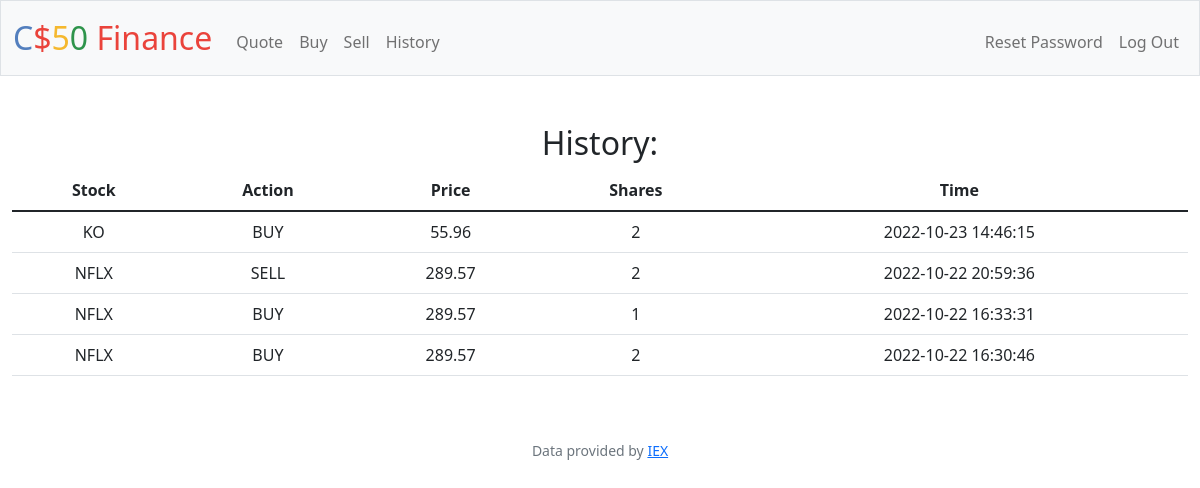
The app's page /history (signed in) with its own data.
### tables this page shows
CREATE TABLE 'history' ('user_id' INTEGER NOT NULL, 'action' TEXT NOT NULL, 'stock' TEXT NOT NULL, 'price' REAL NOT NULL,'shares' INTEGER NOT NULL, 'time' DATETIME NOT NULL DEFAULT CURRENT_TIMESTAMP);

### app.py (the view)
@app.route("/history")
@login_required
def history():
    return render_template("history.html", history=db.execute("SELECT * FROM history WHERE user_id = ? ORDER BY time DESC", session["user_id"]))

### app.py (called while the page is built)
@app.after_request
def after_request(response):
    response.headers["Cache-Control"] = "no-cache, no-store, must-revalidate"
    response.headers["Expires"] = 0
    response.headers["Pragma"] = "no-cache"
    return response

### helpers.py (called while the page is built)
def login_required(f):
    @wraps(f)
    def decorated_function(*args, **kwargs):
        if session.get("user_id") is None:
            return redirect("/login")
        return f(*args, **kwargs)
    return decorated_function

### templates/history.html (shortened to what this page needs)
{% extends "layout.html" %}
{% block main %}
    <h2>History:</h2>
    <table class="table">
        <thead>
            <tr>
                <th>Stock</th>
                <th>Action</th>
                <th>Price</th>
                <th>Shares</th>
                <th>Time</th>
            </tr>
        </thead>
        <tbody>
            {% for row in history %}
                <tr>
                    <td>{{row["stock"]}}</td>
                    <td>{{row["action"]}}</td>
                    <td>{{row["price"]}}</td>
                    <td>{{row["shares"]}}</td>
                    <td>{{row["time"]}}</td>
                </tr>
            {% endfor %}
        </tbody>
    </table>
{% endblock %}

### templates/layout.html (shortened to what this page needs)
<!DOCTYPE html>
<html lang="en">
    <head>
        <link href="https://cdn.jsdelivr.net/npm/bootstrap@5.1.3/dist/css/bootstrap.min.css" rel="stylesheet">
        <link href="/static/styles.css" rel="stylesheet">
    </head>
    <body>
        <nav class="bg-light border navbar navbar-expand-md navbar-light">
            <div class="container-fluid">
                <a class="navbar-brand" href="/"><span class="blue">C</span><span class="red">$</span><span class="yellow">5</span><span class="green">0</span> <span class="red">Finance</span></a>
                <div class="collapse navbar-collapse" id="navbar">
                    {% if session["user_id"] %}
                        <ul class="navbar-nav me-auto mt-2">
                            <li class="nav-item"><a class="nav-link" href="/quote">Quote</a></li>
                            <li class="nav-item"><a class="nav-link" href="/buy">Buy</a></li>
                            <li class="nav-item"><a class="nav-link" href="/sell">Sell</a></li>
                            <li class="nav-item"><a class="nav-link" href="/history">History</a></li>
                        </ul>
                        <ul class="navbar-nav ms-auto mt-2">
                            <li class="nav-item"><a class="nav-link" href="/password">Reset Password</a></li>
                            <li class="nav-item"><a class="nav-link" href="/logout">Log Out</a></li>
                        </ul>
                    {% else %}
                        <ul class="navbar-nav ms-auto mt-2">
                            <li class="nav-item"><a class="nav-link" href="/register">Register</a></li>
                            <li class="nav-item"><a class="nav-link" href="/login">Log In</a></li>
                        </ul>
                    {% endif %}
                </div>
            </div>
        </nav>
        <main class="container-fluid py-5 text-center">
            {% block main %}{% endblock %}
        </main>
        <footer class="mb-5 small text-center text-muted">
            Data provided by <a href="https://iexcloud.io/">IEX</a>
        </footer>
    </body>
</html>

### static/styles.css (style rules this page uses)
nav .navbar-brand { font-size: xx-large; }
nav .navbar-brand .blue { color: #537fbe; }
nav .navbar-brand .red { color: #ea433b; }
nav .navbar-brand .yellow { color: #f5b82e; }
nav .navbar-brand .green { color: #2e944b; }

### records on screen
history: stock "KO", action "BUY", price "55.96", shares "2", time "2022-10-23 14:46:15"
history: stock "NFLX", action "SELL", price "289.57", shares "2", time "2022-10-22 20:59:36"
history: stock "NFLX", action "BUY", price "289.57", shares "1", time "2022-10-22 16:33:31"
history: stock "NFLX", action "BUY", price "289.57", shares "2", time "2022-10-22 16:30:46"
